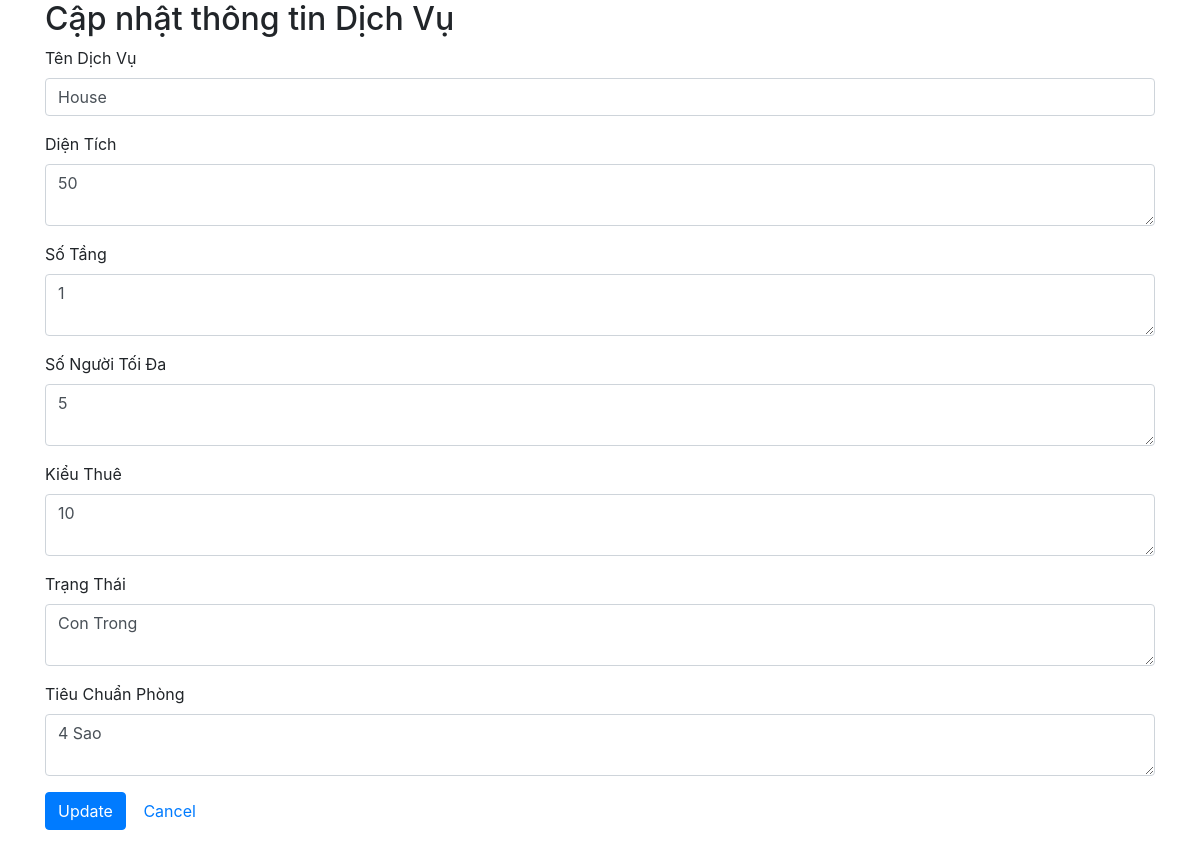
The app's page /index.php?page=editService&id=2 with its own data.
### tables this page shows
CREATE TABLE `dichvu` (
  `IDDichVu` int(11) NOT NULL,
  `TenDichVu` varchar(55) NOT NULL,
  `DienTich` int(11) NOT NULL,
  `SoTang` int(11) NOT NULL,
  `SoNguoiToiDa` int(11) NOT NULL,
  `IdKieuThue` int(11) NOT NULL,
  `TrangThai` varchar(50) NOT NULL,
  `TieuChuanPhong` varchar(50) NOT NULL
);

### model/DBConnection.php (called while the page is built, shortened)
<?php
class DBConnection
{
    public $dsn;
    public $user;
    public $password;
    public function __construct($dsn, $user, $password)
    {
        $this->dsn = $dsn;
        $this->password = $password;
        $this->user = $user;
    }
    public function connect()
    {
        return new PDO($this->dsn, $this->user, $this->password);
    }
}

### model/ServicesDB.php (called while the page is built, shortened)
<?php
class ServicesDB
{
    public $connection;
    public function __construct($connection)
    {
        $this->connection = $connection;
    }
    public function get($id)
    {
        $sql = "SELECT * FROM dichvu WHERE IDDichVu = ?";
        $statement = $this->connection->prepare($sql);
        $statement->bindParam(1, $id);
        $statement->execute();
        $result = $statement->fetch();
        return $result;
    }
}

### view/editService.php (the view, shortened to what this page needs)
<h2>Cập nhật thông tin Dịch Vụ</h2>
<form method="post" action="./index.php?page=editService">
    <div class="form-group">
        <label>Tên Dịch Vụ</label>
        <input type="text" name="TenDichVu" value="<?php echo $service['TenDichVu']; ?>" class="form-control"/>
    </div>
    <div class="form-group">
        <label>Diện Tích</label>
        <textarea name="DienTich" class="form-control"><?php echo $service['DienTich']; ?></textarea>
    </div>
    <div class="form-group">
        <label>Số Tầng</label>
        <textarea name="SoTang" class="form-control"><?php echo $service['SoTang']; ?></textarea>
    </div>
    <div class="form-group">
        <label>Số Người Tối Đa</label>
        <textarea name="SoNguoiToiDa" class="form-control"><?php echo $service['SoNguoiToiDa']; ?></textarea>
    </div>
    <div class="form-group">
        <label>Kiểu Thuê</label>
        <textarea name="IdKieuThue" class="form-control"><?php echo $service['IdKieuThue']; ?></textarea>
    </div>
    <div class="form-group">
        <label>Trạng Thái</label>
        <textarea name="TrangThai" class="form-control"><?php echo $service['TrangThai']; ?></textarea>
    </div>
    <div class="form-group">
        <label>Tiêu Chuẩn Phòng</label>
        <textarea name="TieuChuanPhong" class="form-control"><?php echo $service['TieuChuanPhong']; ?></textarea>
    </div>
    <div class="form-group">
        <input type="submit" value="Update" class="btn btn-primary"/>
        <a href="index.php" class="btn btn-default">Cancel</a>
    </div>
</form>

### records on screen
dichvu: TenDichVu "House", DienTich "50", SoTang "1", SoNguoiToiDa "5", IdKieuThue "10", TrangThai "Con Trong", TieuChuanPhong "4 Sao"
